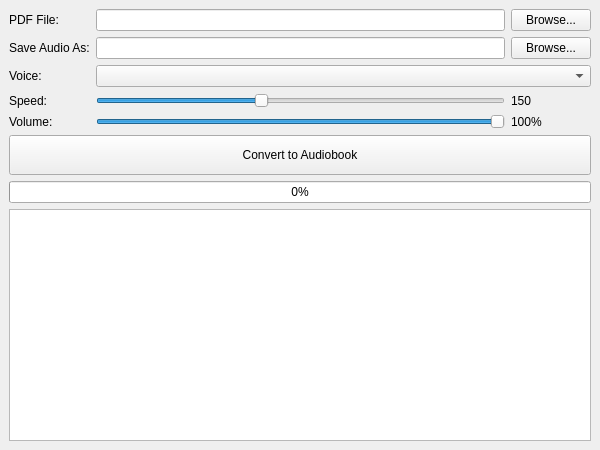
<?xml version="1.0" encoding="UTF-8"?>
<ui version="4.0">
 <class>MainWindow</class>
 <widget class="QMainWindow" name="MainWindow">
  <property name="geometry">
   <rect>
    <x>0</x>
    <y>0</y>
    <width>600</width>
    <height>450</height>
   </rect>
  </property>
  <property name="windowTitle">
   <string>PDF to Audiobook Converter</string>
  </property>
  <widget class="QWidget" name="centralwidget">
   <layout class="QVBoxLayout" name="verticalLayout">
    <item>
     <layout class="QGridLayout" name="gridLayout">
      <item row="0" column="0">
       <widget class="QLabel" name="label">
        <property name="text">
         <string>PDF File:</string>
        </property>
       </widget>
      </item>
      <item row="0" column="1">
       <widget class="QLineEdit" name="le_pdf"/>
      </item>
      <item row="0" column="2">
       <widget class="QPushButton" name="btn_browse_pdf">
        <property name="text">
         <string>Browse...</string>
        </property>
       </widget>
      </item>
      <item row="1" column="0">
       <widget class="QLabel" name="label_2">
        <property name="text">
         <string>Save Audio As:</string>
        </property>
       </widget>
      </item>
      <item row="1" column="1">
       <widget class="QLineEdit" name="le_audio"/>
      </item>
      <item row="1" column="2">
       <widget class="QPushButton" name="btn_browse_audio">
        <property name="text">
         <string>Browse...</string>
        </property>
       </widget>
      </item>
      <item row="2" column="0">
       <widget class="QLabel" name="label_3">
        <property name="text">
         <string>Voice:</string>
        </property>
       </widget>
      </item>
      <item row="2" column="1" colspan="2">
       <widget class="QComboBox" name="cb_voice"/>
      </item>
      <item row="3" column="0">
       <widget class="QLabel" name="label_4">
        <property name="text">
         <string>Speed:</string>
        </property>
       </widget>
      </item>
      <item row="3" column="1">
       <widget class="QSlider" name="slider_speed">
        <property name="minimum">
         <number>50</number>
        </property>
        <property name="maximum">
         <number>300</number>
        </property>
        <property name="value">
         <number>150</number>
        </property>
        <property name="orientation">
         <enum>Qt::Horizontal</enum>
        </property>
       </widget>
      </item>
      <item row="3" column="2">
       <widget class="QLabel" name="lbl_speed_val">
        <property name="text">
         <string>150</string>
        </property>
       </widget>
      </item>
      <item row="4" column="0">
       <widget class="QLabel" name="label_5">
        <property name="text">
         <string>Volume:</string>
        </property>
       </widget>
      </item>
      <item row="4" column="1">
       <widget class="QSlider" name="slider_volume">
        <property name="maximum">
         <number>100</number>
        </property>
        <property name="value">
         <number>100</number>
        </property>
        <property name="orientation">
         <enum>Qt::Horizontal</enum>
        </property>
       </widget>
      </item>
      <item row="4" column="2">
       <widget class="QLabel" name="lbl_volume_val">
        <property name="text">
         <string>100%</string>
        </property>
       </widget>
      </item>
     </layout>
    </item>
    <item>
     <widget class="QPushButton" name="btn_convert">
      <property name="minimumSize">
       <size>
        <width>0</width>
        <height>40</height>
       </size>
      </property>
      <property name="text">
       <string>Convert to Audiobook</string>
      </property>
     </widget>
    </item>
    <item>
     <widget class="QProgressBar" name="progress_bar">
      <property name="value">
       <number>0</number>
      </property>
     </widget>
    </item>
    <item>
     <widget class="QTextEdit" name="txt_log">
      <property name="readOnly">
       <bool>true</bool>
      </property>
     </widget>
    </item>
   </layout>
  </widget>
 </widget>
 <resources/>
 <connections/>
</ui>
